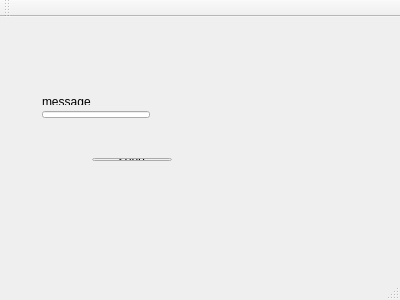
<?xml version="1.0" encoding="UTF-8"?>
<ui version="4.0">
 <class>MainWindow</class>
 <widget class="QMainWindow" name="MainWindow">
  <property name="geometry">
   <rect>
    <x>0</x>
    <y>0</y>
    <width>400</width>
    <height>300</height>
   </rect>
  </property>
  <property name="windowTitle">
   <string>MainWindow</string>
  </property>
  <widget class="QWidget" name="centralWidget">
   <widget class="QWidget" name="">
    <property name="geometry">
     <rect>
      <x>30</x>
      <y>20</y>
      <width>107</width>
      <height>22</height>
     </rect>
    </property>
    <layout class="QFormLayout" name="formLayout">
     <item row="0" column="0">
      <widget class="QLabel" name="label">
       <property name="text">
        <string>port</string>
       </property>
      </widget>
     </item>
     <item row="0" column="1">
      <widget class="QSpinBox" name="port">
       <property name="maximum">
        <number>9999</number>
       </property>
      </widget>
     </item>
    </layout>
   </widget>
   <widget class="QWidget" name="">
    <property name="geometry">
     <rect>
      <x>31</x>
      <y>71</y>
      <width>141</width>
      <height>41</height>
     </rect>
    </property>
    <layout class="QFormLayout" name="formLayout_2">
     <item row="0" column="0">
      <widget class="QLabel" name="label_2">
       <property name="text">
        <string>message</string>
       </property>
      </widget>
     </item>
     <item row="1" column="0">
      <widget class="QLineEdit" name="lnMsg"/>
     </item>
    </layout>
   </widget>
   <widget class="QWidget" name="">
    <property name="geometry">
     <rect>
      <x>60</x>
      <y>130</y>
      <width>123</width>
      <height>25</height>
     </rect>
    </property>
    <layout class="QGridLayout" name="gridLayout">
     <item row="0" column="0">
      <spacer name="horizontalSpacer">
       <property name="orientation">
        <enum>Qt::Horizontal</enum>
       </property>
       <property name="sizeHint" stdset="0">
        <size>
         <width>40</width>
         <height>20</height>
        </size>
       </property>
      </spacer>
     </item>
     <item row="0" column="1">
      <widget class="QPushButton" name="btnConnect">
       <property name="text">
        <string>send</string>
       </property>
      </widget>
     </item>
    </layout>
   </widget>
  </widget>
  <widget class="QMenuBar" name="menuBar">
   <property name="geometry">
    <rect>
     <x>0</x>
     <y>0</y>
     <width>400</width>
     <height>21</height>
    </rect>
   </property>
  </widget>
  <widget class="QToolBar" name="mainToolBar">
   <attribute name="toolBarArea">
    <enum>TopToolBarArea</enum>
   </attribute>
   <attribute name="toolBarBreak">
    <bool>false</bool>
   </attribute>
  </widget>
  <widget class="QStatusBar" name="statusBar"/>
 </widget>
 <layoutdefault spacing="6" margin="11"/>
 <resources/>
 <connections/>
</ui>
